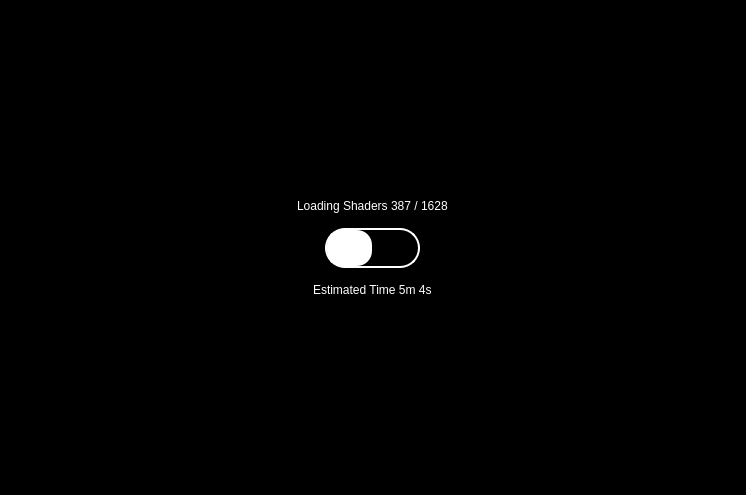
<?xml version="1.0" encoding="UTF-8"?>
<ui version="4.0">
 <class>LoadingScreen</class>
 <widget class="QWidget" name="LoadingScreen">
  <property name="geometry">
   <rect>
    <x>0</x>
    <y>0</y>
    <width>746</width>
    <height>495</height>
   </rect>
  </property>
  <property name="styleSheet">
   <string notr="true">background-color: rgb(0, 0, 0);</string>
  </property>
  <layout class="QVBoxLayout">
   <property name="spacing">
    <number>0</number>
   </property>
   <property name="leftMargin">
    <number>0</number>
   </property>
   <property name="topMargin">
    <number>0</number>
   </property>
   <property name="rightMargin">
    <number>0</number>
   </property>
   <property name="bottomMargin">
    <number>0</number>
   </property>
   <item>
    <widget class="QWidget" name="fade_parent" native="true">
     <layout class="QVBoxLayout" name="verticalLayout_2">
      <property name="spacing">
       <number>0</number>
      </property>
      <property name="leftMargin">
       <number>0</number>
      </property>
      <property name="topMargin">
       <number>0</number>
      </property>
      <property name="rightMargin">
       <number>0</number>
      </property>
      <property name="bottomMargin">
       <number>0</number>
      </property>
      <item alignment="Qt::AlignLeft|Qt::AlignTop">
       <widget class="QLabel" name="logo">
        <property name="text">
         <string/>
        </property>
        <property name="alignment">
         <set>Qt::AlignLeading|Qt::AlignLeft|Qt::AlignTop</set>
        </property>
        <property name="margin">
         <number>30</number>
        </property>
       </widget>
      </item>
      <item>
       <layout class="QVBoxLayout" name="verticalLayout" stretch="1,0,1">
        <property name="spacing">
         <number>15</number>
        </property>
        <property name="sizeConstraint">
         <enum>QLayout::SetNoConstraint</enum>
        </property>
        <item alignment="Qt::AlignHCenter|Qt::AlignBottom">
         <widget class="QLabel" name="stage">
          <property name="sizePolicy">
           <sizepolicy hsizetype="Minimum" vsizetype="Minimum">
            <horstretch>0</horstretch>
            <verstretch>0</verstretch>
           </sizepolicy>
          </property>
          <property name="styleSheet">
           <string notr="true">background-color: black; color: white;
font: 75 20pt &quot;Arial&quot;;</string>
          </property>
          <property name="text">
           <string>Loading Shaders 387 / 1628</string>
          </property>
         </widget>
        </item>
        <item alignment="Qt::AlignHCenter|Qt::AlignTop">
         <widget class="QProgressBar" name="progress_bar">
          <property name="sizePolicy">
           <sizepolicy hsizetype="Expanding" vsizetype="Preferred">
            <horstretch>0</horstretch>
            <verstretch>0</verstretch>
           </sizepolicy>
          </property>
          <property name="minimumSize">
           <size>
            <width>0</width>
            <height>40</height>
           </size>
          </property>
          <property name="maximumSize">
           <size>
            <width>500</width>
            <height>16777215</height>
           </size>
          </property>
          <property name="styleSheet">
           <string notr="true">QProgressBar {
color: white;
border: 2px solid white;
outline-color: black;
border-radius: 20px;
}
QProgressBar::chunk {
background-color: white;
border-radius: 15px;
}</string>
          </property>
          <property name="value">
           <number>50</number>
          </property>
          <property name="textVisible">
           <bool>false</bool>
          </property>
          <property name="format">
           <string>Loading Shaders %v out of %m</string>
          </property>
         </widget>
        </item>
        <item alignment="Qt::AlignHCenter|Qt::AlignTop">
         <widget class="QLabel" name="value">
          <property name="toolTip">
           <string notr="true"/>
          </property>
          <property name="styleSheet">
           <string notr="true">background-color: black; color: white;
font: 75 15pt &quot;Arial&quot;;</string>
          </property>
          <property name="text">
           <string>Estimated Time 5m 4s</string>
          </property>
         </widget>
        </item>
       </layout>
      </item>
      <item alignment="Qt::AlignRight|Qt::AlignBottom">
       <widget class="QLabel" name="banner">
        <property name="styleSheet">
         <string notr="true">background-color: black;</string>
        </property>
        <property name="text">
         <string/>
        </property>
        <property name="alignment">
         <set>Qt::AlignCenter</set>
        </property>
        <property name="margin">
         <number>30</number>
        </property>
       </widget>
      </item>
     </layout>
    </widget>
   </item>
  </layout>
 </widget>
 <resources/>
 <connections/>
</ui>
